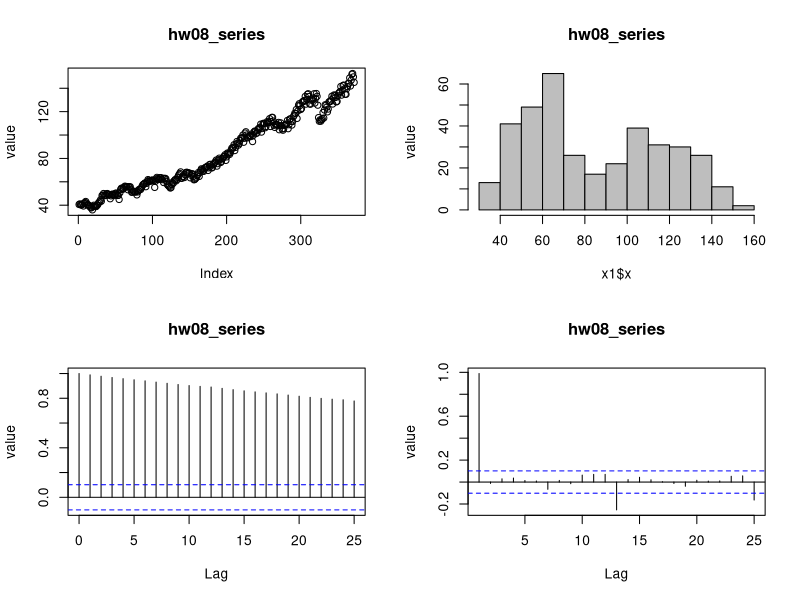
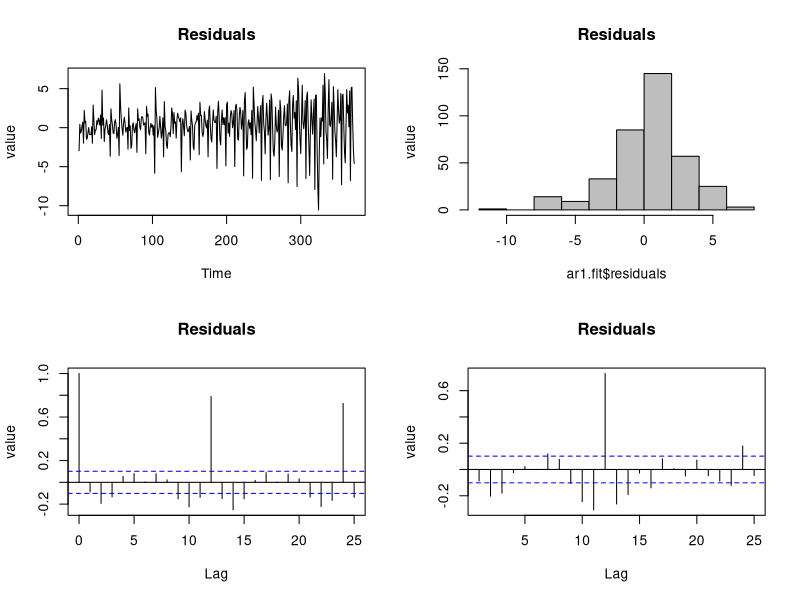
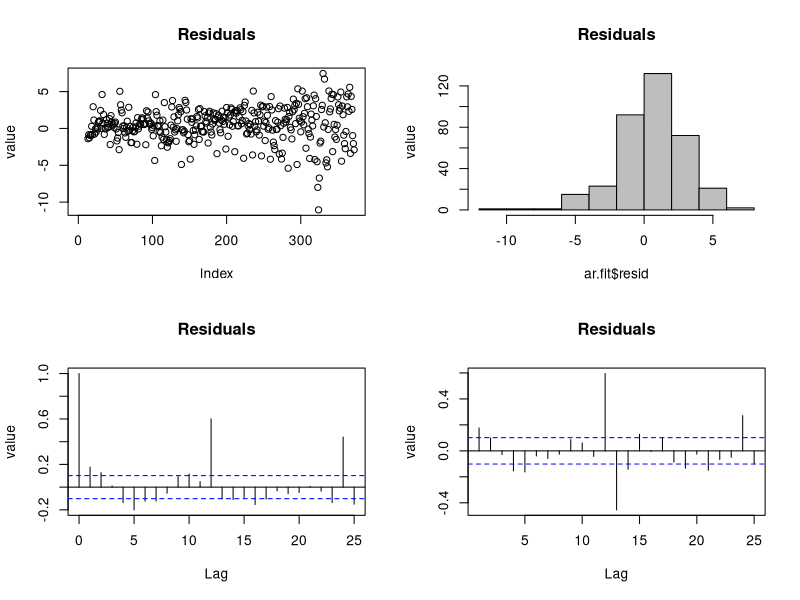
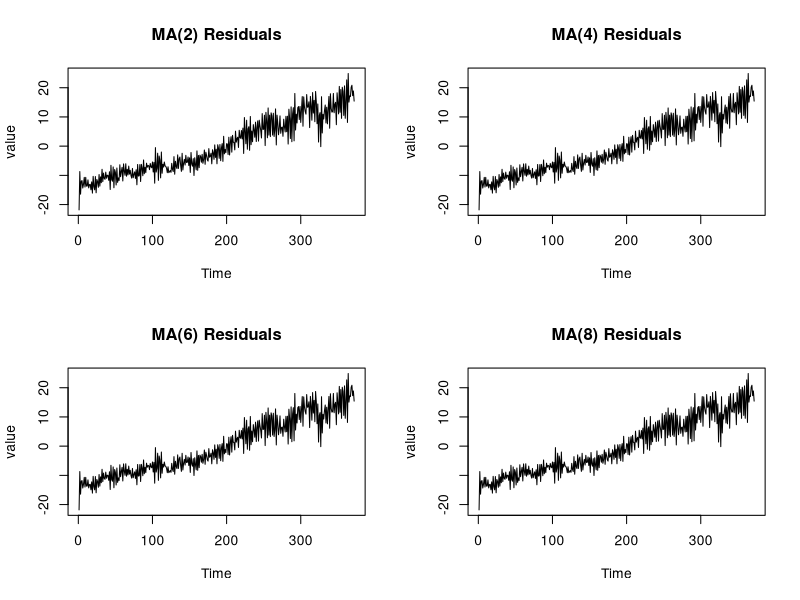

Source code (R) for these figures, in order: (Note: this script raises an error after producing the figures.)
## ---- chunk 1
knitr::opts_chunk$set(echo = TRUE)

## ---- chunk 2
library(forecast)
# load data
setwd("~/Desktop/W271Data")
x1 <- read.csv('hw08_series.csv', header = T)
## ---- chunk 3
par(mfrow=c(2,2))
plot(x1$x, ylab="value", main="hw08_series")
hist(x1$x, col="grey", ylab="value", main="hw08_series")
acf(x1$x, ylab="value", main="hw08_series")
pacf(x1$x, ylab="value", main="hw08_series")
## ---- chunk 4
ar1.fit <- arima(x1$x, order=c(1,0,0))
  ar1.fit
  summary(ar1.fit)
## ---- chunk 5
par(mfrow=c(2,2))
plot(ar1.fit$residuals, ylab="value", main="Residuals")
hist(ar1.fit$residuals, col="grey", ylab="value", main="Residuals")
acf(ar1.fit$residuals, ylab="value", main="Residuals")
pacf(ar1.fit$residuals, ylab="value", main="Residuals")
## ---- chunk 6
Box.test(ar1.fit$residuals, type="Ljung-Box")
## ---- chunk 7
ar.fit <- ar(x1$x, method="mle") 
  ar.fit
  summary(ar.fit)
## ---- chunk 8
par(mfrow=c(2,2))
plot(ar.fit$resid, ylab="value", main="Residuals")
hist(ar.fit$resid, col="grey", ylab="value", main="Residuals")
acf(ar.fit$resid, ylab="value", main="Residuals", na.action=na.pass)
pacf(ar.fit$resid, ylab="value", main="Residuals", na.action=na.pass)
## ---- chunk 9
ma2.fit <- arima(x1$x, order=c(0,0,2))
ma4.fit <- arima(x1$x, order=c(0,0,4))
ma6.fit <- arima(x1$x, order=c(0,0,6))
ma8.fit <- arima(x1$x, order=c(0,0,8))
## ---- chunk 10
par(mfrow=c(2,2))
plot(ma2.fit$resid, ylab="value", main="MA(2) Residuals")
plot(ma2.fit$resid, ylab="value", main="MA(4) Residuals")
plot(ma2.fit$resid, ylab="value", main="MA(6) Residuals")
plot(ma2.fit$resid, ylab="value", main="MA(8) Residuals")
## ---- chunk 11
arma11 <- arima(x1$x, order=c(1,0,1))
arma21 <- arima(x1$x, order=c(2,0,1))
arma22 <- arima(x1$x, order=c(2,0,2))
#arma23 <- arima(x1$x, order=c(2,0,3))
#arma33 <- arima(x1$x, order=c(3,0,3))
## ---- chunk 12
par(mfrow=c(1,1))
  plot(x1$x, col="red", 
       main="Original vs Estimated Series (AR1)",
       ylab="Values", lty=2)
  lines(fitted(ar1.fit),col="blue")
  leg.txt <- c("Original Series", "Estimated Series")
  legend("topright", legend=leg.txt, lty=c(2,1), 
         col=c("red","blue"), bty='n', cex=1)
## ---- chunk 13
ar1.fit.fcast <- forecast.Arima(ar1.fit, 12)
  summary(ar1.fit.fcast)

  plot(ar1.fit.fcast, main="12-Step Ahead Forecast and Original & Estimated Series",
      xlab="Simulated Time Period", ylab="Original, Estimated, and Forecasted Values",
      xlim=c(), lty=2, col="navy")
  lines(fitted(ar1.fit),col="blue")  
